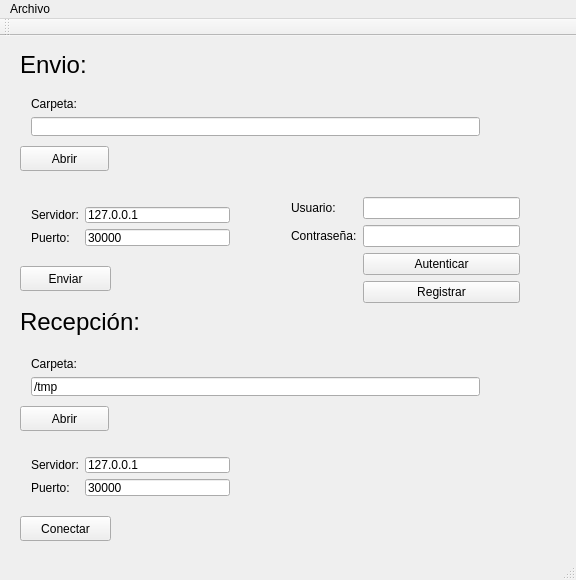
<?xml version="1.0" encoding="UTF-8"?>
<ui version="4.0">
 <class>Cliente</class>
 <widget class="QMainWindow" name="Cliente">
  <property name="geometry">
   <rect>
    <x>0</x>
    <y>0</y>
    <width>576</width>
    <height>580</height>
   </rect>
  </property>
  <property name="minimumSize">
   <size>
    <width>505</width>
    <height>580</height>
   </size>
  </property>
  <property name="windowTitle">
   <string>Cliente</string>
  </property>
  <widget class="QWidget" name="centralWidget">
   <widget class="QWidget" name="formLayoutWidget">
    <property name="geometry">
     <rect>
      <x>20</x>
      <y>50</y>
      <width>471</width>
      <height>61</height>
     </rect>
    </property>
    <layout class="QFormLayout" name="formLayout">
     <item row="1" column="0">
      <widget class="QLabel" name="label">
       <property name="text">
        <string>Carpeta:</string>
       </property>
      </widget>
     </item>
     <item row="2" column="0" colspan="2">
      <widget class="QLineEdit" name="Carpeta_text"/>
     </item>
    </layout>
   </widget>
   <widget class="QWidget" name="formLayoutWidget_2">
    <property name="geometry">
     <rect>
      <x>20</x>
      <y>160</y>
      <width>221</width>
      <height>61</height>
     </rect>
    </property>
    <layout class="QFormLayout" name="formLayout_2">
     <item row="0" column="0">
      <widget class="QLabel" name="label_2">
       <property name="text">
        <string>Servidor:</string>
       </property>
      </widget>
     </item>
     <item row="0" column="1">
      <widget class="QLineEdit" name="Server_IP_text">
       <property name="text">
        <string>127.0.0.1</string>
       </property>
      </widget>
     </item>
     <item row="1" column="0">
      <widget class="QLabel" name="label_3">
       <property name="text">
        <string>Puerto:</string>
       </property>
      </widget>
     </item>
     <item row="1" column="1">
      <widget class="QLineEdit" name="Server_Puerto_text">
       <property name="text">
        <string>30000</string>
       </property>
      </widget>
     </item>
    </layout>
   </widget>
   <widget class="QPushButton" name="Send_bnt">
    <property name="geometry">
     <rect>
      <x>20</x>
      <y>230</y>
      <width>91</width>
      <height>25</height>
     </rect>
    </property>
    <property name="text">
     <string>Enviar</string>
    </property>
   </widget>
   <widget class="QPushButton" name="Open">
    <property name="geometry">
     <rect>
      <x>20</x>
      <y>110</y>
      <width>89</width>
      <height>25</height>
     </rect>
    </property>
    <property name="text">
     <string>Abrir</string>
    </property>
   </widget>
   <widget class="QLabel" name="label_4">
    <property name="geometry">
     <rect>
      <x>20</x>
      <y>20</y>
      <width>67</width>
      <height>17</height>
     </rect>
    </property>
    <property name="font">
     <font>
      <pointsize>18</pointsize>
     </font>
    </property>
    <property name="text">
     <string>Envio:</string>
    </property>
   </widget>
   <widget class="QLabel" name="label_5">
    <property name="geometry">
     <rect>
      <x>20</x>
      <y>270</y>
      <width>131</width>
      <height>31</height>
     </rect>
    </property>
    <property name="font">
     <font>
      <pointsize>18</pointsize>
     </font>
    </property>
    <property name="text">
     <string>Recepción:</string>
    </property>
   </widget>
   <widget class="QWidget" name="formLayoutWidget_3">
    <property name="geometry">
     <rect>
      <x>20</x>
      <y>310</y>
      <width>471</width>
      <height>61</height>
     </rect>
    </property>
    <layout class="QFormLayout" name="formLayout_3">
     <item row="1" column="0">
      <widget class="QLabel" name="label_6">
       <property name="text">
        <string>Carpeta:</string>
       </property>
      </widget>
     </item>
     <item row="2" column="0" colspan="2">
      <widget class="QLineEdit" name="Carpeta_text_2">
       <property name="text">
        <string>/tmp</string>
       </property>
      </widget>
     </item>
    </layout>
   </widget>
   <widget class="QPushButton" name="Open_2">
    <property name="geometry">
     <rect>
      <x>20</x>
      <y>370</y>
      <width>89</width>
      <height>25</height>
     </rect>
    </property>
    <property name="text">
     <string>Abrir</string>
    </property>
   </widget>
   <widget class="QPushButton" name="Send_bnt_2">
    <property name="geometry">
     <rect>
      <x>20</x>
      <y>480</y>
      <width>91</width>
      <height>25</height>
     </rect>
    </property>
    <property name="text">
     <string>Conectar</string>
    </property>
   </widget>
   <widget class="QWidget" name="formLayoutWidget_4">
    <property name="geometry">
     <rect>
      <x>20</x>
      <y>410</y>
      <width>221</width>
      <height>61</height>
     </rect>
    </property>
    <layout class="QFormLayout" name="formLayout_4">
     <item row="0" column="0">
      <widget class="QLabel" name="label_7">
       <property name="text">
        <string>Servidor:</string>
       </property>
      </widget>
     </item>
     <item row="0" column="1">
      <widget class="QLineEdit" name="Server_IP_text_2">
       <property name="text">
        <string>127.0.0.1</string>
       </property>
      </widget>
     </item>
     <item row="1" column="0">
      <widget class="QLabel" name="label_8">
       <property name="text">
        <string>Puerto:</string>
       </property>
      </widget>
     </item>
     <item row="1" column="1">
      <widget class="QLineEdit" name="Server_Puerto_text_2">
       <property name="text">
        <string>30000</string>
       </property>
      </widget>
     </item>
    </layout>
   </widget>
   <widget class="QWidget" name="formLayoutWidget_5">
    <property name="geometry">
     <rect>
      <x>280</x>
      <y>150</y>
      <width>251</width>
      <height>158</height>
     </rect>
    </property>
    <layout class="QFormLayout" name="formLayout_5">
     <item row="1" column="1">
      <widget class="QLineEdit" name="user"/>
     </item>
     <item row="2" column="1">
      <widget class="QLineEdit" name="password"/>
     </item>
     <item row="4" column="1">
      <widget class="QPushButton" name="authenticationButton">
       <property name="text">
        <string>Autenticar</string>
       </property>
      </widget>
     </item>
     <item row="5" column="1">
      <widget class="QPushButton" name="RegisterButton">
       <property name="text">
        <string>Registrar</string>
       </property>
      </widget>
     </item>
     <item row="1" column="0">
      <widget class="QLabel" name="Usuario">
       <property name="text">
        <string>Usuario:</string>
       </property>
      </widget>
     </item>
     <item row="2" column="0">
      <widget class="QLabel" name="Contrasenia">
       <property name="text">
        <string>Contraseña:</string>
       </property>
      </widget>
     </item>
    </layout>
   </widget>
  </widget>
  <widget class="QMenuBar" name="menuBar">
   <property name="geometry">
    <rect>
     <x>0</x>
     <y>0</y>
     <width>576</width>
     <height>22</height>
    </rect>
   </property>
   <widget class="QMenu" name="menuArchivo">
    <property name="title">
     <string>Archivo</string>
    </property>
    <addaction name="actionConexion_Segura"/>
    <addaction name="actionSalir"/>
   </widget>
   <addaction name="menuArchivo"/>
  </widget>
  <widget class="QToolBar" name="mainToolBar">
   <attribute name="toolBarArea">
    <enum>TopToolBarArea</enum>
   </attribute>
   <attribute name="toolBarBreak">
    <bool>false</bool>
   </attribute>
  </widget>
  <widget class="QStatusBar" name="statusBar"/>
  <action name="actionSalir">
   <property name="text">
    <string>Salir</string>
   </property>
  </action>
  <action name="actionConexion_Segura">
   <property name="checkable">
    <bool>true</bool>
   </property>
   <property name="text">
    <string>Conexion Segura</string>
   </property>
  </action>
 </widget>
 <layoutdefault spacing="6" margin="11"/>
 <resources/>
 <connections/>
</ui>
